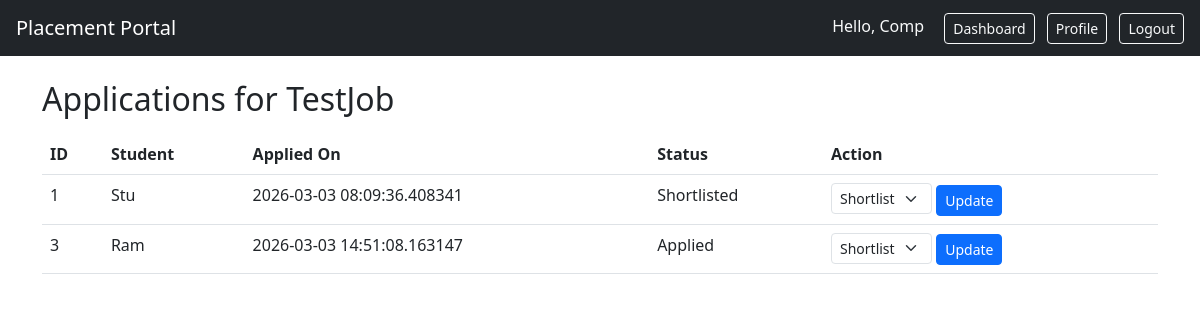
Page /company/drive/1/applications (signed in) on the committed database.
### models.py (models this page shows)
class User(UserMixin, db.Model):
    id = db.Column(db.Integer, primary_key=True)
    role = db.Column(db.String(20))
    name = db.Column(db.String(100))
    email = db.Column(db.String(120), unique=True)
    password = db.Column(db.String(200))
    active = db.Column(db.Boolean, default=True)
    blacklisted = db.Column(db.Boolean, default=False)

class Drive(db.Model):
    id = db.Column(db.Integer, primary_key=True)
    company_id = db.Column(db.Integer, db.ForeignKey('company.id'))
    job_title = db.Column(db.String(150))
    job_description = db.Column(db.Text)
    eligibility = db.Column(db.String(255))
    deadline = db.Column(db.String(20))
    status = db.Column(db.String(20), default="Pending")
    applications = db.relationship('Application', backref='drive', lazy=True)

class Application(db.Model):
    id = db.Column(db.Integer, primary_key=True)
    student_id = db.Column(db.Integer, db.ForeignKey('student.id'))
    drive_id = db.Column(db.Integer, db.ForeignKey('drive.id'))
    applied_on = db.Column(db.DateTime, default=datetime.utcnow)
    status = db.Column(db.String(20), default="Applied")

### app.py (the view, shortened to what this page needs)
@app.route("/company/drive/<int:did>/applications", methods=["GET", "POST"])
@login_required
def company_view_apps(did):
    if current_user.role != "company":
        flash("Access denied", "error")
        return redirect(url_for("dashboard"))
    drive = Drive.query.get(did)
    if not drive or drive.company.user_id != current_user.id:
        flash("Drive not found", "error")
        return redirect(url_for("company_dashboard"))
    applications = drive.applications
    return render_template("company/view_applications.html", drive=drive, applications=applications)

### app.py (called while the page is built)
@login_manager.user_loader
def load_user(user_id):
    return User.query.get(int(user_id))

### templates/company/view_applications.html (shortened to what this page needs)
{% extends "base.html" %}
{% block content %}
<h2>Applications for {{ drive.job_title }}</h2>
<table class="table mt-3">
    <thead><tr><th>ID</th><th>Student</th><th>Applied On</th><th>Status</th><th>Action</th></tr></thead>
    <tbody>
    {% for app in applications %}
        <tr>
            <td>{{ app.id }}</td>
            <td>{{ app.student.user.name if app.student else '' }}</td>
            <td>{{ app.applied_on }}</td>
            <td>{{ app.status }}</td>
            <td>
                <form method="POST" class="d-inline">
                    <select name="status" class="form-select form-select-sm d-inline w-auto">
                        <option value="Shortlisted" {% if app.status=='Shortlisted' %}selected{% endif %}>Shortlist</option>
                    </select>
                    <button class="btn btn-sm btn-primary">Update</button>
                </form>
            </td>
        </tr>
    {% endfor %}
    </tbody>
</table>
{% endblock %}

### templates/base.html (shortened to what this page needs)
<!DOCTYPE html>
<html>
<head>
    <link href="https://cdn.jsdelivr.net/npm/bootstrap@5.3.0/dist/css/bootstrap.min.css" rel="stylesheet">
</head>
<body>
<nav class="navbar navbar-dark bg-dark px-3">
    <a class="navbar-brand" href="/">Placement Portal</a>
    <div class="ms-auto">
        {% if current_user.is_authenticated %}
            <span class="navbar-text text-light me-3">Hello, {{ current_user.name }}</span>
            {% if current_user.role == 'admin' %}
                <a class="btn btn-outline-light btn-sm me-2" href="{{ url_for('admin_dashboard') }}">Admin</a>
            {% elif current_user.role == 'company' %}
                <a class="btn btn-outline-light btn-sm me-2" href="{{ url_for('company_dashboard') }}">Dashboard</a>
                <a class="btn btn-outline-light btn-sm me-2" href="{{ url_for('company_profile') }}">Profile</a>
            {% endif %}
            <a class="btn btn-outline-light btn-sm" href="{{ url_for('logout') }}">Logout</a>
        {% else %}
            <a class="btn btn-outline-light btn-sm me-2" href="{{ url_for('login') }}">Login</a>
            <a class="btn btn-outline-light btn-sm" href="{{ url_for('register_student') }}">Register Student</a>
            <a class="btn btn-outline-light btn-sm" href="{{ url_for('register_company') }}">Register Company</a>
        {% endif %}
    </div>
</nav>
<div class="container mt-4">
    {% block content %}{% endblock %}
</div>
</body>
</html>

### rows in the picture
User: name "Comp"
Drive: job_title "TestJob"
Application: id "1", student.user "Stu", applied_on "2026-03-03 08:09:36.408341", status "Shortlisted", status "Shortlist"
Application: id "3", student.user "Ram", applied_on "2026-03-03 14:51:08.163147", status "Applied"
